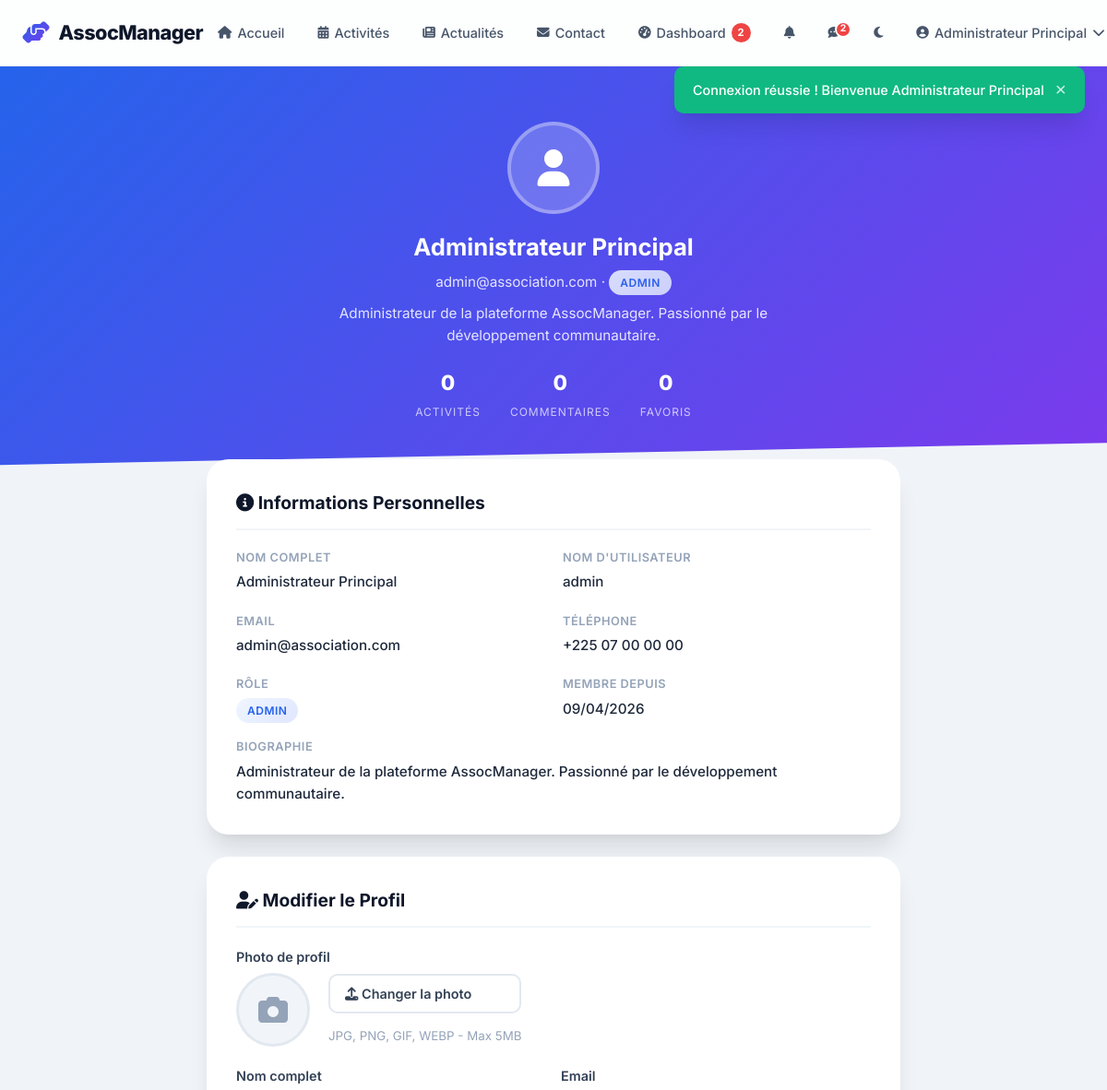
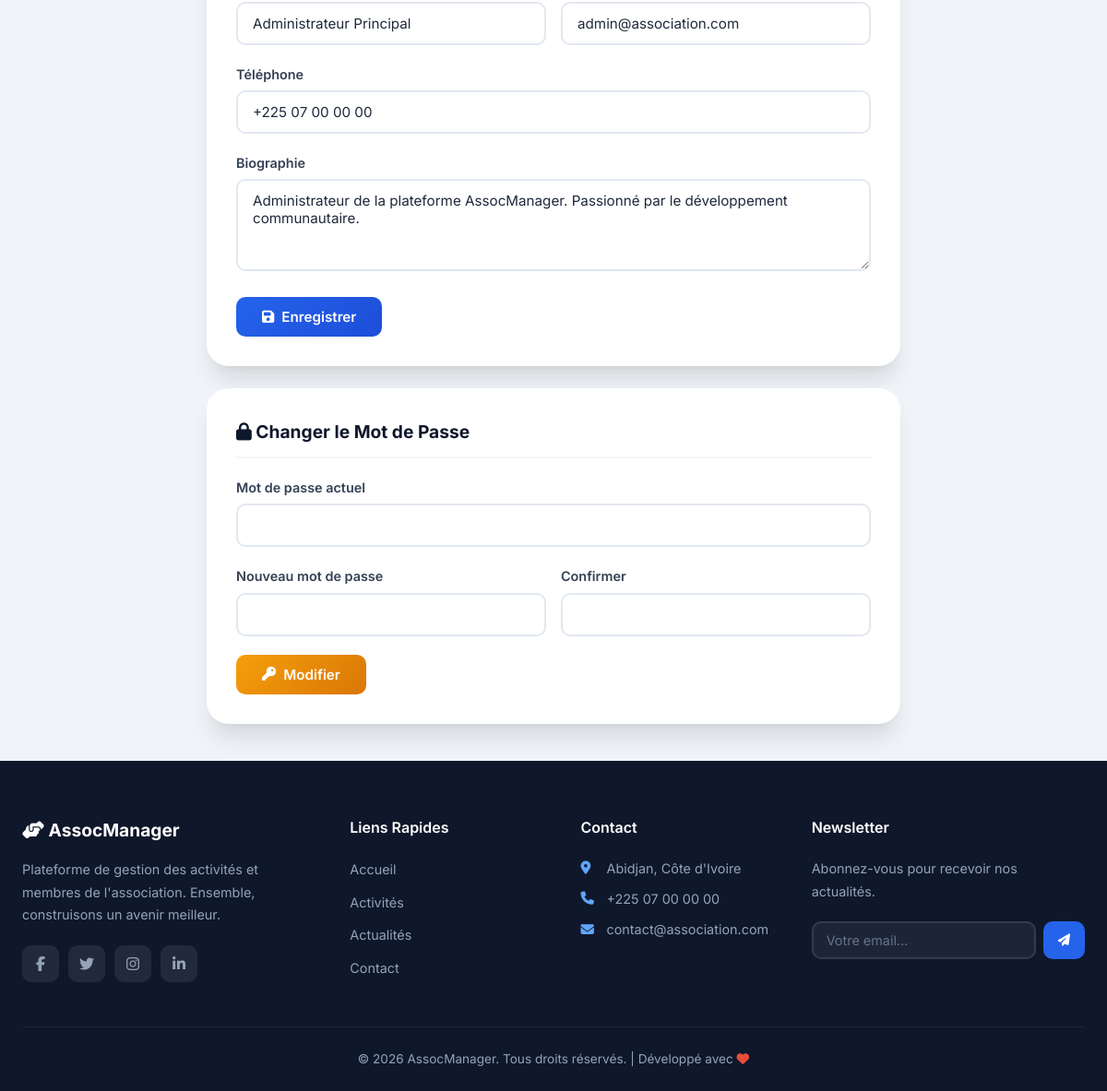
Screenshot of /user/profile.php (signed in) with the database file from the repository (2 pictures, top to bottom).
### tables this page shows
CREATE TABLE IF NOT EXISTS users (
    id INT AUTO_INCREMENT PRIMARY KEY,
    username VARCHAR(50) NOT NULL UNIQUE,
    email VARCHAR(100) NOT NULL UNIQUE,
    password VARCHAR(255) NOT NULL,
    full_name VARCHAR(100) NOT NULL,
    phone VARCHAR(20) DEFAULT NULL,
    bio TEXT DEFAULT NULL,
    avatar VARCHAR(255) DEFAULT 'default.png',
    role ENUM('admin', 'user') DEFAULT 'user',
    is_active TINYINT(1) DEFAULT 1,
    created_at DATETIME DEFAULT CURRENT_TIMESTAMP,
    updated_at DATETIME DEFAULT CURRENT_TIMESTAMP ON UPDATE CURRENT_TIMESTAMP
);

### user/profile.php (the view, shortened to what this page needs)
<?php
require_once __DIR__ . '/../config/database.php';
require_once __DIR__ . '/../includes/auth.php';
$stats = [];
$stmt = $pdo->prepare("SELECT COUNT(*) as c FROM participations WHERE user_id = ? AND status = 'accepted'");
$stmt->execute([$_SESSION['user_id']]);
$stats['activities'] = $stmt->fetch()['c'];
$stmt = $pdo->prepare("SELECT COUNT(*) as c FROM comments WHERE user_id = ?");
$stmt->execute([$_SESSION['user_id']]);
$stats['comments'] = $stmt->fetch()['c'];
$stmt = $pdo->prepare("SELECT COUNT(*) as c FROM favorites WHERE user_id = ?");
$stmt->execute([$_SESSION['user_id']]);
$stats['favorites'] = $stmt->fetch()['c'];
require_once __DIR__ . '/../includes/header.php';
?>
<div class="profile-header">
    <div class="profile-avatar">
        <?php if ($currentUser['avatar'] && $currentUser['avatar'] !== 'default.png'): ?>
            <img src="<?php echo BASE_URL . '/assets/images/' . e($currentUser['avatar']); ?>" alt="Avatar" class="profile-avatar-img">
        <?php else: ?>
            <i class="fas fa-user"></i>
        <?php endif; ?>
    </div>
    <h2><?php echo e($currentUser['full_name']); ?></h2>
    <p><?php echo e($currentUser['email']); ?> · <span class="badge badge-<?php echo $currentUser['role']; ?>"><?php echo ucfirst($currentUser['role']); ?></span></p>
    <?php if ($currentUser['bio']): ?>
        <p class="profile-bio-hero"><?php echo e($currentUser['bio']); ?></p>
    <?php endif; ?>
    <div class="profile-mini-stats">
        <div class="pms-item">
            <span class="pms-count"><?php echo $stats['activities']; ?></span>
            <span class="pms-label">Activités</span>
        </div>
        <div class="pms-item">
            <span class="pms-count"><?php echo $stats['comments']; ?></span>
            <span class="pms-label">Commentaires</span>
        </div>
        <div class="pms-item">
            <span class="pms-count"><?php echo $stats['favorites']; ?></span>
            <span class="pms-label">Favoris</span>
        </div>
    </div>
</div>
<div class="profile-content">
    <div class="profile-card">
        <h3><i class="fas fa-info-circle"></i> Informations Personnelles</h3>
        <div class="profile-info-grid">
            <div class="profile-info-item">
                <label>Nom complet</label>
                <p><?php echo e($currentUser['full_name']); ?></p>
            </div>
            <div class="profile-info-item">
                <label>Nom d'utilisateur</label>
                <p><?php echo e($currentUser['username']); ?></p>
            </div>
            <div class="profile-info-item">
                <label>Email</label>
                <p><?php echo e($currentUser['email']); ?></p>
            </div>
            <div class="profile-info-item">
                <label>Téléphone</label>
                <p><?php echo e($currentUser['phone'] ?? 'Non renseigné'); ?></p>
            </div>
            <div class="profile-info-item">
                <label>Rôle</label>
                <p><span class="badge badge-<?php echo $currentUser['role']; ?>"><?php echo ucfirst($currentUser['role']); ?></span></p>
            </div>
            <div class="profile-info-item">
                <label>Membre depuis</label>
                <p><?php echo date('d/m/Y', strtotime($currentUser['created_at'])); ?></p>
            </div>
        </div>
        <?php if ($currentUser['bio']): ?>
        <div class="profile-info-item mt-2" style="grid-column:1/-1;">
            <label>Biographie</label>
            <p><?php echo nl2br(e($currentUser['bio'])); ?></p>
        </div>
        <?php endif; ?>
    </div>
    <div class="profile-card">
        <h3><i class="fas fa-user-edit"></i> Modifier le Profil</h3>
        <form method="POST" enctype="multipart/form-data">
            <div class="form-group">
                <label>Photo de profil</label>
                <div class="avatar-upload-area">
                    <div class="avatar-preview" id="avatarPreview">
                        <?php if ($currentUser['avatar'] && $currentUser['avatar'] !== 'default.png'): ?>
                            <img src="<?php echo BASE_URL . '/assets/images/' . e($currentUser['avatar']); ?>" alt="Avatar" id="avatarImg">
                        <?php else: ?>
                            <i class="fas fa-camera" id="avatarIcon"></i>
                        <?php endif; ?>
                    </div>
                    <div class="avatar-upload-actions">
                        <label class="btn btn-sm btn-secondary" for="avatarInput">
                            <i class="fas fa-upload"></i> Changer la photo
                        </label>
                        <small style="color:var(--text-muted);">JPG, PNG, GIF, WEBP - Max 5MB</small>
                    </div>
                </div>
            </div>
            <div class="form-row">
                <div class="form-group">
                    <label>Nom complet</label>
                    <input type="text" name="full_name" class="form-control" value="<?php echo e($currentUser['full_name']); ?>" required>
                </div>
                <div class="form-group">
                    <label>Email</label>
                    <input type="email" name="email" class="form-control" value="<?php echo e($currentUser['email']); ?>" required>
                </div>
            </div>
            <div class="form-group">
                <label>Téléphone</label>
                <input type="text" name="phone" class="form-control" value="<?php echo e($currentUser['phone'] ?? ''); ?>">
            </div>
            <div class="form-group">
                <label>Biographie</label>
                <textarea name="bio" class="form-control" placeholder="Parlez-nous de vous..." style="min-height:100px;"><?php echo e($currentUser['bio'] ?? ''); ?></textarea>
            </div>
            <button type="submit" class="btn btn-primary"><i class="fas fa-save"></i> Enregistrer</button>
        </form>
    </div>
    <div class="profile-card">
        <h3><i class="fas fa-lock"></i> Changer le Mot de Passe</h3>
        <form method="POST">
            <div class="form-group">
                <label>Mot de passe actuel</label>
                <input type="password" name="current_password" class="form-control" required>
            </div>
            <div class="form-row">
                <div class="form-group">
                    <label>Nouveau mot de passe</label>
                    <input type="password" name="new_password" class="form-control" required>
                </div>
                <div class="form-group">
                    <label>Confirmer</label>
                    <input type="password" name="confirm_password" class="form-control" required>
                </div>
            </div>
            <button type="submit" class="btn btn-warning"><i class="fas fa-key"></i> Modifier</button>
        </form>
    </div>
</div>
<?php require_once __DIR__ . '/../includes/footer.php'; ?>

### includes/header.php (shortened to what this page needs)
<?php
require_once __DIR__ . '/auth.php';
$currentUser = getCurrentUser();
$currentPage = basename($_SERVER['PHP_SELF'], '.php');
$unreadPrivateMsgs = getUnreadPrivateMsgCount();
$pendingParticipations = getPendingParticipationsCount();
?>
<!DOCTYPE html>
<html lang="fr">
<head>
    <link rel="stylesheet" href="https://cdnjs.cloudflare.com/ajax/libs/font-awesome/6.5.1/css/all.min.css">
    <link rel="stylesheet" href="<?php echo BASE_URL; ?>/assets/css/style.css">
</head>
<body>
    <nav class="navbar" id="navbar">
        <div class="nav-container">
            <a href="<?php echo BASE_URL; ?>/index.php" class="nav-brand">
                <i class="fas fa-hands-helping"></i>
                <span>AssocManager</span>
            </a>
            <ul class="nav-menu" id="navMenu">
                <li><a href="<?php echo BASE_URL; ?>/index.php" class="nav-link <?php echo $currentPage === 'index' ? 'active' : ''; ?>">
                    <i class="fas fa-home"></i> Accueil
                </a></li>
                <li><a href="<?php echo BASE_URL; ?>/user/activities.php" class="nav-link">
                    <i class="fas fa-calendar-alt"></i> Activités
                </a></li>
                <li><a href="<?php echo BASE_URL; ?>/index.php#posts" class="nav-link">
                    <i class="fas fa-newspaper"></i> Actualités
                </a></li>
                <li><a href="<?php echo BASE_URL; ?>/index.php#contact" class="nav-link">
                    <i class="fas fa-envelope"></i> Contact
                </a></li>
                <?php if (isLoggedIn()): ?>
                    <?php if (isAdmin()): ?>
                        <li><a href="<?php echo BASE_URL; ?>/admin/dashboard.php" class="nav-link <?php echo strpos($_SERVER['PHP_SELF'], '/admin/') !== false ? 'active' : ''; ?>">
                            <i class="fas fa-tachometer-alt"></i> Dashboard
                            <?php if ($pendingParticipations > 0): ?><span class="dropdown-badge"><?php echo $pendingParticipations; ?></span><?php endif; ?>
                        </a></li>
                    <?php else: ?>
                        <li><a href="<?php echo BASE_URL; ?>/user/dashboard.php" class="nav-link <?php echo $currentPage === 'dashboard' ? 'active' : ''; ?>">
                            <i class="fas fa-tachometer-alt"></i> Dashboard
                        </a></li>
                    <?php endif; ?>
                    <li class="nav-notif-wrapper">
                        <a href="<?php echo BASE_URL; ?>/user/notifications.php" class="nav-link nav-notif-link" title="Notifications">
                            <i class="fas fa-bell"></i>
                        </a>
                    </li>
                    <li class="nav-notif-wrapper">
                        <a href="<?php echo BASE_URL; ?>/user/messages.php" class="nav-link nav-notif-link" title="Messages">
                            <i class="fas fa-comment-dots"></i>
                            <?php if ($unreadPrivateMsgs > 0): ?>
                                <span class="notif-badge"><?php echo $unreadPrivateMsgs > 9 ? '9+' : $unreadPrivateMsgs; ?></span>
                            <?php endif; ?>
                        </a>
                    </li>
                    <li>
                        <button class="nav-link dark-mode-toggle" id="darkModeToggle" title="Mode sombre" type="button">
                            <i class="fas fa-moon" id="darkModeIcon"></i>
                        </button>
                    </li>
                    <li class="nav-user-menu">
                        <a href="#" class="nav-link nav-user-link">
                            <?php if ($currentUser && $currentUser['avatar'] && $currentUser['avatar'] !== 'default.png'): ?>
                                <img src="<?php echo BASE_URL . '/assets/images/' . e($currentUser['avatar']); ?>" alt="Avatar" class="nav-avatar-img">
                            <?php else: ?>
                                <i class="fas fa-user-circle"></i>
                            <?php endif; ?>
                            <?php echo e($currentUser['full_name'] ?? 'Utilisateur'); ?>
                            <i class="fas fa-chevron-down"></i>
                        </a>
                    </li>
                <?php endif; ?>
            </ul>
        </div>
    </nav>
    <div class="flash-container">
    </div>
    <main class="main-content">

### rows the page displays
users: full_name "Administrateur Principal", email "admin@association.com", role "ADMIN", bio "Administrateur de la plateforme AssocManager. Passionné par le développement communautaire.", username "admin", phone "+225 07 00 00 00", created_at "09/04/2026"

### other values shown
$pendingParticipations "2"
$unreadPrivateMsgs "2"
$flash['message'] "Connexion réussie ! Bienvenue Administrateur Principal"
$stats['activities'] "0"
$stats['comments'] "0"
$stats['favorites'] "0"
